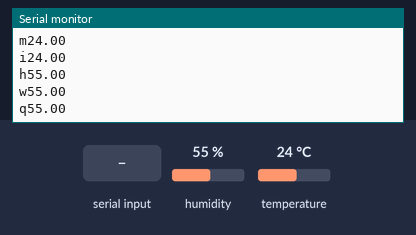
A sketch run on a simulated Arduino Uno, built with avr-gcc and run on an emulated ATmega328P. Parts: the last lines printed to the serial monitor. The test bench sets the inputs (shaded band); at power-on: humidity 55 %, temperature 24 °C.

Above: at 3.7 s.
3.8 s: humidity set to 22 %
At 4.1 s:
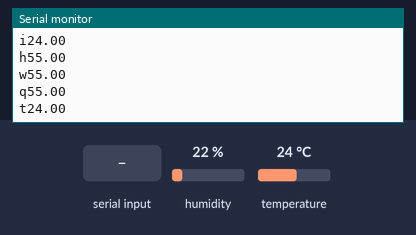
5.3 s: byte 114 (RESET_SYMBOL) received over Serial
6.8 s: temperature set to 12 °C
At 7.5 s:
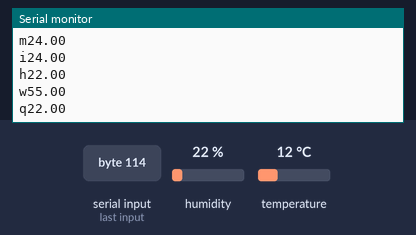
8.3 s: humidity set to 40 %
At 8.73 s:
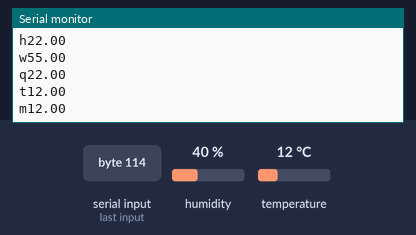
Timing chart, 0 to 10.8 s (numbered marks = the images above; inputs shaded):
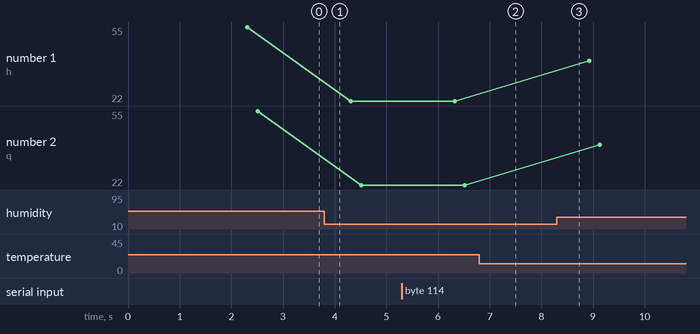

The sketch:

temperature_control.ino
```cpp
/*
 * Adafruit_Sensor ---> https://github.com/adafruit/Adafruit_Sensor
 * DHT ---> https://github.com/adafruit/DHT-sensor-library
 *
 * If Arduino IDE can't find Adafruit_Sensor.h, uncomment Adafruit_Sensor.h include line.
 */
//#include <Adafruit_Sensor.h>
#include <DHT.h>

#define DHT_PIN 2
#define FIRST_LOOP_DELAY 2000
#define STANDART_DELAY 1400
#define ACTION_DELAY 100

#define TEMP_SYMBOL "t"
#define TEMP_MAX_SYMBOL "m"
#define TEMP_MIN_SYMBOL "i"
#define HUMID_SYMBOL "h"
#define HUMID_MAX_SYMBOL "w"
#define HUMID_MIN_SYMBOL "q"

#define RESET_SYMBOL 'r'

DHT dht(DHT_PIN, DHT22);

float temperature;
float humidity;
float temperatureMax;
float temperatureMin;
float humidityMax;
float humidityMin;

char incomingOperation;

boolean initLoop = true;

void(* resetFunc) (void) = 0;

void setup() {
  Serial.begin(9600);
  dht.begin();
}

void loop() {
  loopDelay();

  temperature = dht.readTemperature();
  humidity = dht.readHumidity();

  setupTrackingValues();

  sendData(TEMP_SYMBOL, temperature);
  sendData(TEMP_MAX_SYMBOL, temperatureMax);
  sendData(TEMP_MIN_SYMBOL, temperatureMin);

  sendData(HUMID_SYMBOL, humidity);
  sendData(HUMID_MAX_SYMBOL, humidityMax);
  sendData(HUMID_MIN_SYMBOL, humidityMin);

  checkResetCommand();
}

void loopDelay() {
  if (initLoop) {
    delay (FIRST_LOOP_DELAY);
  } else {
    delay(STANDART_DELAY);
  }
}

void setupTrackingValues() {
  if (initLoop) {
    temperatureMax = temperature;
    temperatureMin = temperature;
    humidityMax = humidity;
    humidityMin = humidity;

    initLoop = false;
  } else {
    if (temperature >= temperatureMax) {
      temperatureMax = temperature;
    } else if (temperature <= temperatureMin) {
      temperatureMin = temperature;
    }
    if (humidity >= humidityMax) {
      humidityMax = humidity;
    } else if (humidity <= humidityMin) {
      humidityMin = humidity;
    }
  }
}

void sendData(String symbol, float value) {
  Serial.println(symbol + (String) value);
  delay(ACTION_DELAY);
}

void checkResetCommand() {
  if (Serial.available() > 0) {
    incomingOperation = Serial.read();
    if (incomingOperation == RESET_SYMBOL) {
      resetFunc();
    }
  }
}
```

Measured:
- plotted number 1: 55 → 22 after the input at 3.8 s, 22 → 40 after the input at 8.3 s
- plotted number 2: 55 → 22 after the input at 3.8 s, 22 → 40 after the input at 8.3 s
